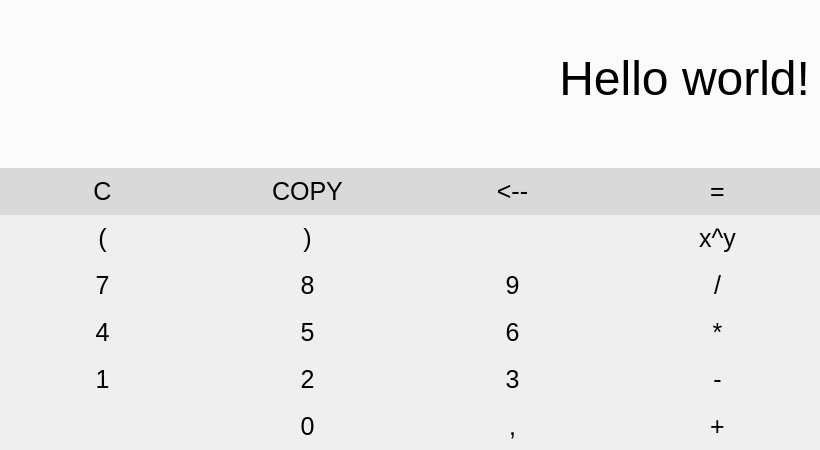
<?xml version="1.0" encoding="UTF-8"?>
<ui version="4.0">
 <class>Calculator</class>
 <widget class="QMainWindow" name="Calculator">
  <property name="windowModality">
   <enum>Qt::NonModal</enum>
  </property>
  <property name="geometry">
   <rect>
    <x>0</x>
    <y>0</y>
    <width>820</width>
    <height>450</height>
   </rect>
  </property>
  <property name="sizePolicy">
   <sizepolicy hsizetype="Fixed" vsizetype="Preferred">
    <horstretch>0</horstretch>
    <verstretch>0</verstretch>
   </sizepolicy>
  </property>
  <property name="minimumSize">
   <size>
    <width>820</width>
    <height>450</height>
   </size>
  </property>
  <property name="maximumSize">
   <size>
    <width>820</width>
    <height>450</height>
   </size>
  </property>
  <property name="palette">
   <palette>
    <active>
     <colorrole role="Base">
      <brush brushstyle="SolidPattern">
       <color alpha="255">
        <red>255</red>
        <green>255</green>
        <blue>255</blue>
       </color>
      </brush>
     </colorrole>
     <colorrole role="Window">
      <brush brushstyle="SolidPattern">
       <color alpha="255">
        <red>255</red>
        <green>255</green>
        <blue>255</blue>
       </color>
      </brush>
     </colorrole>
    </active>
    <inactive>
     <colorrole role="Base">
      <brush brushstyle="SolidPattern">
       <color alpha="255">
        <red>255</red>
        <green>255</green>
        <blue>255</blue>
       </color>
      </brush>
     </colorrole>
     <colorrole role="Window">
      <brush brushstyle="SolidPattern">
       <color alpha="255">
        <red>255</red>
        <green>255</green>
        <blue>255</blue>
       </color>
      </brush>
     </colorrole>
    </inactive>
    <disabled>
     <colorrole role="Base">
      <brush brushstyle="SolidPattern">
       <color alpha="255">
        <red>255</red>
        <green>255</green>
        <blue>255</blue>
       </color>
      </brush>
     </colorrole>
     <colorrole role="Window">
      <brush brushstyle="SolidPattern">
       <color alpha="255">
        <red>255</red>
        <green>255</green>
        <blue>255</blue>
       </color>
      </brush>
     </colorrole>
    </disabled>
   </palette>
  </property>
  <property name="focusPolicy">
   <enum>Qt::NoFocus</enum>
  </property>
  <property name="contextMenuPolicy">
   <enum>Qt::PreventContextMenu</enum>
  </property>
  <property name="windowTitle">
   <string>Calculator</string>
  </property>
  <property name="windowOpacity">
   <double>0.970000000000000</double>
  </property>
  <property name="layoutDirection">
   <enum>Qt::LeftToRight</enum>
  </property>
  <property name="autoFillBackground">
   <bool>false</bool>
  </property>
  <property name="styleSheet">
   <string notr="true"/>
  </property>
  <property name="toolButtonStyle">
   <enum>Qt::ToolButtonIconOnly</enum>
  </property>
  <property name="documentMode">
   <bool>false</bool>
  </property>
  <property name="tabShape">
   <enum>QTabWidget::Rounded</enum>
  </property>
  <property name="dockNestingEnabled">
   <bool>false</bool>
  </property>
  <property name="unifiedTitleAndToolBarOnMac">
   <bool>false</bool>
  </property>
  <widget class="QWidget" name="centralwidget">
   <property name="styleSheet">
    <string notr="true">QWidget {
	background-color: #efefef;
}
QPushButton {
	border-radius: 0px;
	background-color: #efefef;
	min-height: 47%;
	transition-property: background-color;
	font: 25px
}
QPushButton::hover {
	background-color: #c4c4c4;
}</string>
   </property>
   <layout class="QVBoxLayout" name="verticalLayout">
    <property name="spacing">
     <number>0</number>
    </property>
    <property name="leftMargin">
     <number>0</number>
    </property>
    <property name="topMargin">
     <number>0</number>
    </property>
    <property name="rightMargin">
     <number>0</number>
    </property>
    <property name="bottomMargin">
     <number>0</number>
    </property>
    <item>
     <widget class="QScrollArea" name="scrollArea">
      <property name="frameShape">
       <enum>QFrame::NoFrame</enum>
      </property>
      <property name="verticalScrollBarPolicy">
       <enum>Qt::ScrollBarAlwaysOff</enum>
      </property>
      <property name="horizontalScrollBarPolicy">
       <enum>Qt::ScrollBarAlwaysOff</enum>
      </property>
      <property name="widgetResizable">
       <bool>true</bool>
      </property>
      <widget class="QWidget" name="scrollAreaWidgetContents">
       <property name="geometry">
        <rect>
         <x>0</x>
         <y>0</y>
         <width>820</width>
         <height>166</height>
        </rect>
       </property>
       <property name="styleSheet">
        <string notr="true">background-color: #fbfbfb;</string>
       </property>
       <layout class="QVBoxLayout" name="verticalLayout_2">
        <property name="leftMargin">
         <number>0</number>
        </property>
        <property name="topMargin">
         <number>0</number>
        </property>
        <property name="rightMargin">
         <number>0</number>
        </property>
        <property name="bottomMargin">
         <number>0</number>
        </property>
        <item>
         <layout class="QHBoxLayout" name="horizontalLayout">
          <property name="leftMargin">
           <number>20</number>
          </property>
          <property name="rightMargin">
           <number>10</number>
          </property>
          <property name="bottomMargin">
           <number>10</number>
          </property>
          <item>
           <widget class="QLabel" name="label">
            <property name="styleSheet">
             <string notr="true">background-color: rgb(0, 0, 0, 0);</string>
            </property>
            <property name="text">
             <string>&lt;html&gt;&lt;head/&gt;&lt;body&gt;&lt;p align=&quot;right&quot;&gt;&lt;span style=&quot; font-size:36pt;&quot;&gt;Hello world!&lt;/span&gt;&lt;/p&gt;&lt;/body&gt;&lt;/html&gt;</string>
            </property>
            <property name="margin">
             <number>0</number>
            </property>
           </widget>
          </item>
         </layout>
        </item>
       </layout>
      </widget>
     </widget>
    </item>
    <item>
     <layout class="QGridLayout" name="gridLayout" rowstretch="0,0,0,0,0,0,0,0,0,0">
      <property name="sizeConstraint">
       <enum>QLayout::SetDefaultConstraint</enum>
      </property>
      <property name="leftMargin">
       <number>0</number>
      </property>
      <property name="topMargin">
       <number>0</number>
      </property>
      <property name="bottomMargin">
       <number>0</number>
      </property>
      <property name="spacing">
       <number>0</number>
      </property>
      <item row="0" column="0">
       <widget class="QPushButton" name="pushButton_0">
        <property name="styleSheet">
         <string notr="true">QPushButton {
	background-color: #d9d9d9;
}
QPushButton::hover {
	background-color: #c4c4c4;
}</string>
        </property>
        <property name="text">
         <string>C</string>
        </property>
       </widget>
      </item>
      <item row="5" column="1">
       <widget class="QPushButton" name="pushButton_13">
        <property name="text">
         <string>5</string>
        </property>
       </widget>
      </item>
      <item row="4" column="3">
       <widget class="QPushButton" name="pushButton_11">
        <property name="text">
         <string>/</string>
        </property>
       </widget>
      </item>
      <item row="2" column="0">
       <widget class="QPushButton" name="pushButton_5">
        <property name="text">
         <string>(</string>
        </property>
       </widget>
      </item>
      <item row="5" column="2">
       <widget class="QPushButton" name="pushButton_14">
        <property name="text">
         <string>6</string>
        </property>
       </widget>
      </item>
      <item row="0" column="1">
       <widget class="QPushButton" name="pushButton_2">
        <property name="styleSheet">
         <string notr="true">QPushButton {
	background-color: #d9d9d9;
}
QPushButton::hover {
	background-color: #c4c4c4;
}</string>
        </property>
        <property name="text">
         <string>COPY</string>
        </property>
       </widget>
      </item>
      <item row="4" column="2">
       <widget class="QPushButton" name="pushButton_10">
        <property name="text">
         <string>9</string>
        </property>
       </widget>
      </item>
      <item row="9" column="2">
       <widget class="QPushButton" name="pushButton_21">
        <property name="text">
         <string>,</string>
        </property>
       </widget>
      </item>
      <item row="4" column="1">
       <widget class="QPushButton" name="pushButton_9">
        <property name="text">
         <string>8</string>
        </property>
       </widget>
      </item>
      <item row="0" column="2">
       <widget class="QPushButton" name="pushButton_3">
        <property name="styleSheet">
         <string notr="true">QPushButton {
	background-color: #d9d9d9;
}
QPushButton::hover {
	background-color: #c4c4c4;
}</string>
        </property>
        <property name="text">
         <string>&lt;--</string>
        </property>
       </widget>
      </item>
      <item row="5" column="0">
       <widget class="QPushButton" name="pushButton_12">
        <property name="text">
         <string>4</string>
        </property>
       </widget>
      </item>
      <item row="9" column="3">
       <widget class="QPushButton" name="pushButton_1">
        <property name="text">
         <string>+</string>
        </property>
       </widget>
      </item>
      <item row="9" column="1">
       <widget class="QPushButton" name="pushButton_20">
        <property name="text">
         <string>0</string>
        </property>
       </widget>
      </item>
      <item row="4" column="0">
       <widget class="QPushButton" name="pushButton_8">
        <property name="text">
         <string>7</string>
        </property>
       </widget>
      </item>
      <item row="6" column="3">
       <widget class="QPushButton" name="pushButton_19">
        <property name="text">
         <string>-</string>
        </property>
       </widget>
      </item>
      <item row="2" column="1">
       <widget class="QPushButton" name="pushButton_6">
        <property name="text">
         <string>)</string>
        </property>
       </widget>
      </item>
      <item row="6" column="1">
       <widget class="QPushButton" name="pushButton_17">
        <property name="text">
         <string>2</string>
        </property>
       </widget>
      </item>
      <item row="6" column="0">
       <widget class="QPushButton" name="pushButton_16">
        <property name="text">
         <string>1</string>
        </property>
       </widget>
      </item>
      <item row="0" column="3">
       <widget class="QPushButton" name="pushButton_4">
        <property name="styleSheet">
         <string notr="true">QPushButton {
	background-color: #d9d9d9;
}
QPushButton::hover {
	background-color: #c4c4c4;
}</string>
        </property>
        <property name="text">
         <string>=</string>
        </property>
       </widget>
      </item>
      <item row="5" column="3">
       <widget class="QPushButton" name="pushButton_15">
        <property name="text">
         <string>*</string>
        </property>
       </widget>
      </item>
      <item row="6" column="2">
       <widget class="QPushButton" name="pushButton_18">
        <property name="minimumSize">
         <size>
          <width>0</width>
          <height>47</height>
         </size>
        </property>
        <property name="styleSheet">
         <string notr="true"/>
        </property>
        <property name="text">
         <string>3</string>
        </property>
       </widget>
      </item>
      <item row="2" column="3">
       <widget class="QPushButton" name="pushButton_7">
        <property name="text">
         <string>x^y</string>
        </property>
       </widget>
      </item>
     </layout>
    </item>
   </layout>
  </widget>
 </widget>
 <tabstops>
  <tabstop>pushButton_2</tabstop>
  <tabstop>pushButton_3</tabstop>
  <tabstop>pushButton_4</tabstop>
  <tabstop>pushButton_5</tabstop>
  <tabstop>pushButton_6</tabstop>
  <tabstop>pushButton_7</tabstop>
  <tabstop>pushButton_8</tabstop>
  <tabstop>pushButton_9</tabstop>
  <tabstop>pushButton_10</tabstop>
  <tabstop>pushButton_11</tabstop>
  <tabstop>pushButton_12</tabstop>
  <tabstop>pushButton_13</tabstop>
  <tabstop>pushButton_14</tabstop>
  <tabstop>pushButton_15</tabstop>
  <tabstop>pushButton_16</tabstop>
  <tabstop>pushButton_17</tabstop>
  <tabstop>pushButton_18</tabstop>
  <tabstop>pushButton_19</tabstop>
  <tabstop>pushButton_20</tabstop>
  <tabstop>pushButton_21</tabstop>
  <tabstop>pushButton_1</tabstop>
  <tabstop>scrollArea</tabstop>
  <tabstop>pushButton_0</tabstop>
 </tabstops>
 <resources/>
 <connections/>
</ui>
